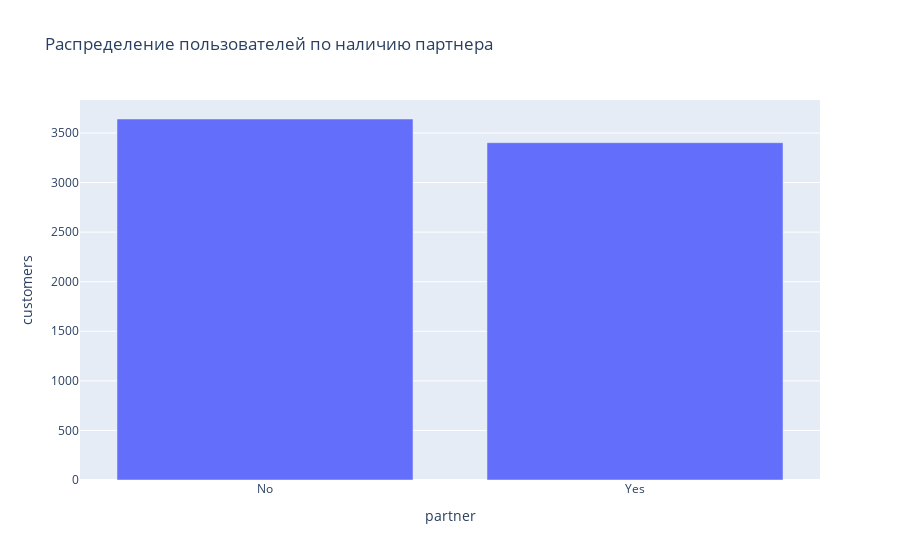

Source (notebook cell):
### Code cell
fig = px.bar(personal.groupby('partner', as_index=False).agg({'customer_id':'nunique'})\
    .rename(columns={'customer_id':'customers'}), y='customers', x='partner', title='Распределение пользователей по наличию партнера')
fig.show()

### Figure 1 — Plotly figure (JSON) as saved in the notebook; plotly's stock layout.template omitted (floating-point values rounded to 4 significant figures)
{"data": [{"alignmentgroup": "True", "hovertemplate": "partner=%{x}<br>customers=%{y}<extra></extra>", "legendgroup": "", "marker": {"color": "#636efa", "pattern": {"shape": ""}}, "name": "", "offsetgroup": "", "orientation": "v", "showlegend": false, "textposition": "auto", "type": "bar", "x": ["No", "Yes"], "xaxis": "x", "y": [3641, 3402], "yaxis": "y"}], "layout": {"barmode": "relative", "legend": {"tracegroupgap": 0}, "title": {"text": "Распределение пользователей по наличию партнера"}, "xaxis": {"anchor": "y", "domain": [0, 1], "title": {"text": "partner"}}, "yaxis": {"anchor": "x", "domain": [0, 1], "title": {"text": "customers"}}}}
